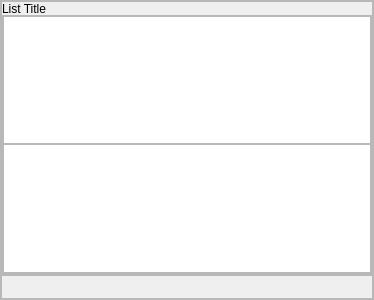
<?xml version="1.0" encoding="UTF-8"?>
<ui version="4.0">
 <class>Form</class>
 <widget class="QWidget" name="Form">
  <property name="geometry">
   <rect>
    <x>0</x>
    <y>0</y>
    <width>374</width>
    <height>300</height>
   </rect>
  </property>
  <property name="windowTitle">
   <string>Form</string>
  </property>
  <layout class="QGridLayout" name="gridLayout_2">
   <property name="leftMargin">
    <number>0</number>
   </property>
   <property name="topMargin">
    <number>0</number>
   </property>
   <property name="rightMargin">
    <number>0</number>
   </property>
   <property name="bottomMargin">
    <number>0</number>
   </property>
   <property name="spacing">
    <number>0</number>
   </property>
   <item row="0" column="0">
    <widget class="QFrame" name="frame">
     <property name="frameShape">
      <enum>QFrame::StyledPanel</enum>
     </property>
     <property name="frameShadow">
      <enum>QFrame::Raised</enum>
     </property>
     <layout class="QVBoxLayout" name="verticalLayout">
      <property name="spacing">
       <number>0</number>
      </property>
      <property name="leftMargin">
       <number>0</number>
      </property>
      <property name="topMargin">
       <number>0</number>
      </property>
      <property name="rightMargin">
       <number>0</number>
      </property>
      <property name="bottomMargin">
       <number>0</number>
      </property>
      <item>
       <widget class="QFrame" name="list_frame">
        <property name="frameShape">
         <enum>QFrame::StyledPanel</enum>
        </property>
        <property name="frameShadow">
         <enum>QFrame::Raised</enum>
        </property>
        <layout class="QGridLayout" name="gridLayout_3">
         <property name="leftMargin">
          <number>0</number>
         </property>
         <property name="topMargin">
          <number>0</number>
         </property>
         <property name="rightMargin">
          <number>0</number>
         </property>
         <property name="bottomMargin">
          <number>0</number>
         </property>
         <property name="spacing">
          <number>0</number>
         </property>
         <item row="1" column="0">
          <widget class="QFrame" name="frame_main_content">
           <property name="sizePolicy">
            <sizepolicy hsizetype="Preferred" vsizetype="Expanding">
             <horstretch>0</horstretch>
             <verstretch>0</verstretch>
            </sizepolicy>
           </property>
           <property name="frameShape">
            <enum>QFrame::StyledPanel</enum>
           </property>
           <property name="frameShadow">
            <enum>QFrame::Raised</enum>
           </property>
           <layout class="QGridLayout" name="gridLayout_4">
            <property name="leftMargin">
             <number>0</number>
            </property>
            <property name="topMargin">
             <number>0</number>
            </property>
            <property name="rightMargin">
             <number>0</number>
            </property>
            <property name="bottomMargin">
             <number>0</number>
            </property>
            <property name="spacing">
             <number>0</number>
            </property>
            <item row="0" column="0">
             <widget class="QListView" name="listView"/>
            </item>
            <item row="1" column="0">
             <widget class="QTableView" name="tableView">
              <property name="minimumSize">
               <size>
                <width>100</width>
                <height>120</height>
               </size>
              </property>
              <property name="baseSize">
               <size>
                <width>100</width>
                <height>120</height>
               </size>
              </property>
             </widget>
            </item>
           </layout>
          </widget>
         </item>
         <item row="0" column="0">
          <widget class="QLabel" name="lblListTitle">
           <property name="minimumSize">
            <size>
             <width>90</width>
             <height>13</height>
            </size>
           </property>
           <property name="baseSize">
            <size>
             <width>90</width>
             <height>13</height>
            </size>
           </property>
           <property name="text">
            <string>List Title</string>
           </property>
          </widget>
         </item>
        </layout>
       </widget>
      </item>
      <item>
       <widget class="QFrame" name="edit_buttons_frame">
        <property name="minimumSize">
         <size>
          <width>0</width>
          <height>24</height>
         </size>
        </property>
        <property name="maximumSize">
         <size>
          <width>16777215</width>
          <height>24</height>
         </size>
        </property>
        <property name="baseSize">
         <size>
          <width>0</width>
          <height>24</height>
         </size>
        </property>
        <property name="frameShape">
         <enum>QFrame::StyledPanel</enum>
        </property>
        <property name="frameShadow">
         <enum>QFrame::Raised</enum>
        </property>
        <layout class="QGridLayout" name="gridLayout">
         <property name="leftMargin">
          <number>0</number>
         </property>
         <property name="topMargin">
          <number>0</number>
         </property>
         <property name="rightMargin">
          <number>0</number>
         </property>
         <property name="bottomMargin">
          <number>0</number>
         </property>
         <property name="spacing">
          <number>0</number>
         </property>
         <item row="0" column="0">
          <widget class="ListLockableEditButtons_DialogComponents" name="listLockableEditWidget" native="true">
           <property name="minimumSize">
            <size>
             <width>90</width>
             <height>19</height>
            </size>
           </property>
           <property name="maximumSize">
            <size>
             <width>16777215</width>
             <height>22</height>
            </size>
           </property>
           <property name="baseSize">
            <size>
             <width>90</width>
             <height>19</height>
            </size>
           </property>
          </widget>
         </item>
        </layout>
       </widget>
      </item>
     </layout>
    </widget>
   </item>
  </layout>
 </widget>
 <customwidgets>
  <customwidget>
   <class>ListLockableEditButtons_DialogComponents</class>
   <extends>QWidget</extends>
   <header location="global">GUI.UI.DialogComponents.ListLockableEditButtons_DialogComponents</header>
   <container>1</container>
  </customwidget>
 </customwidgets>
 <resources/>
 <connections/>
</ui>
